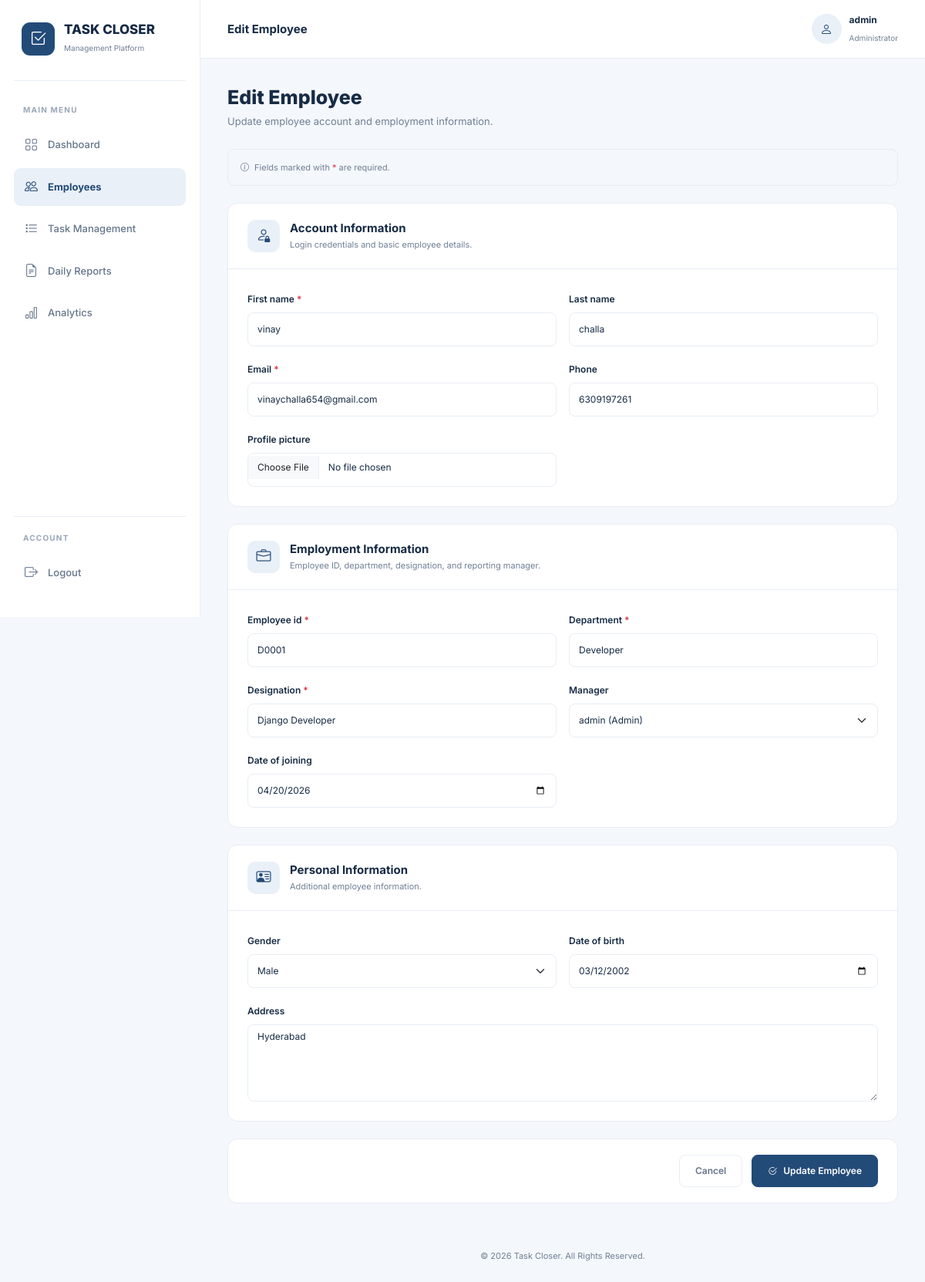
/employees/1/edit/ (signed in), run on the app's committed database.
### accounts/models.py (models this page shows)
class CustomUser(AbstractUser):
    date_joined = None
    class Role(models.TextChoices):
        ADMIN = 'ADMIN', 'Admin'
        EMPLOYEE = 'EMPLOYEE', 'Employee'
    role = models.CharField(
        max_length=20,
        choices=Role.choices,
        default=Role.EMPLOYEE
    )
    email = models.EmailField(
        unique=True,
        verbose_name='Email Address'
    )
    phone = models.CharField(
        max_length=15,
        blank=True,
        null=True
    )
    profile_picture = models.ImageField(
        upload_to='profiles/',
        blank=True,
        null=True
    )
    def __str__(self):
        return f"{self.username} ({self.get_role_display()})"

### employees/models.py (models this page shows, shortened)
class Employee(models.Model):
    class Gender(models.TextChoices):
        MALE = 'MALE', 'Male'
        FEMALE = 'FEMALE', 'Female'
        OTHER = 'OTHER', 'Other'
    class EmploymentStatus(models.TextChoices):
        ACTIVE = 'ACTIVE', 'Active'
        INACTIVE = 'INACTIVE', 'Inactive'
        RESIGNED = 'RESIGNED', 'Resigned'
    user = models.OneToOneField(
        settings.AUTH_USER_MODEL,
        on_delete=models.CASCADE,
        related_name='employee_profile'
    )
    employee_id = models.CharField(
        max_length=20,
        unique=True
    )
    department = models.CharField(
        max_length=100
    )
    designation = models.CharField(
        max_length=100
    )
    manager = models.ForeignKey(
        settings.AUTH_USER_MODEL,
        on_delete=models.SET_NULL,
        null=True,
        blank=True,
        related_name='managed_employees'
    )
    gender = models.CharField(
        max_length=10,
        choices=Gender.choices,
        blank=True
    )
    date_of_birth = models.DateField(
        null=True,
        blank=True
    )
    date_of_joining = models.DateField(
        null=True,
        blank=True
    )
    address = models.TextField(
        blank=True
    )
    employment_status = models.CharField(
        max_length=20,
        choices=EmploymentStatus.choices,
        default=EmploymentStatus.ACTIVE
    )
    created_at = models.DateTimeField(
        auto_now_add=True
    )
    updated_at = models.DateTimeField(
        auto_now=True
    )
    class Meta:
        verbose_name = 'Employee'
        verbose_name_plural = 'Employees'
        ordering = ['employee_id']

### employees/views.py (the view)
    def wrapper(request, *args, **kwargs):
        if not request.user.is_authenticated:
            return redirect('accounts:login')
        if request.user.role != 'ADMIN':
            messages.error(
                request,
                'You do not have permission to access this page.'
            )
            return redirect('dashboard:employee_dashboard')
        return view_func(request, *args, **kwargs)

### employees/views.py (called while the page is built)
def admin_required(view_func):
    def wrapper(request, *args, **kwargs):
        if not request.user.is_authenticated:
            return redirect('accounts:login')
        if request.user.role != 'ADMIN':
            messages.error(
                request,
                'You do not have permission to access this page.'
            )
            return redirect('dashboard:employee_dashboard')
        return view_func(request, *args, **kwargs)
    return login_required(wrapper)

### templates/employees/employee_form.html (shortened to what this page needs)
{% extends "admin/base.html" %}
{% block page_heading %}{{ page_title }}{% endblock %}
{% block employees_active %}active{% endblock %}
{% block content %}
<div class="page-header">
    <h2>{{ page_title }}</h2>
    <p>
        {% if employee %}
            Update employee account and employment information.
        {% else %}
            Create a new employee account and add them to your team.
        {% endif %}
    </p>
</div>
<div class="form-note">
    <i class="bi bi-info-circle me-1"></i>
    Fields marked with <span class="required-mark">*</span> are required.
</div>
<form method="POST"
      enctype="multipart/form-data"
      novalidate>
    <div class="form-card">
        <div class="form-card-header">
            <div class="form-section-icon">
                <i class="bi bi-person-lock"></i>
            </div>
            <div>
                <h5>Account Information</h5>
                <p>Login credentials and basic employee details.</p>
            </div>
        </div>
        <div class="form-card-body">
            <div class="row g-3">
                {% for field in form %}
                    {% if field.name == 'username' or field.name == 'first_name' or field.name == 'last_name' or field.name == 'email' or field.name == 'phone' or field.name == 'profile_picture' or field.name == 'password' or field.name == 'confirm_password' %}
                        <div class="col-12 col-md-6">
                            <label for="{{ field.id_for_label }}"
                                   class="form-label">
                                {{ field.label }}
                                {% if field.field.required %}
                                    <span class="required-mark">*</span>
                                {% endif %}
                            </label>
                            {{ field }}
                        </div>
                    {% endif %}
                {% endfor %}
            </div>
        </div>
    </div>
    <div class="form-card">
        <div class="form-card-header">
            <div class="form-section-icon">
                <i class="bi bi-briefcase"></i>
            </div>
            <div>
                <h5>Employment Information</h5>
                <p>Employee ID, department, designation, and reporting manager.</p>
            </div>
        </div>
        <div class="form-card-body">
            <div class="row g-3">
                {% for field in form %}
                    {% if field.name == 'employee_id' or field.name == 'department' or field.name == 'designation' or field.name == 'manager' or field.name == 'date_of_joining' %}
                        <div class="col-12 col-md-6">
                            <label for="{{ field.id_for_label }}"
                                   class="form-label">
                                {{ field.label }}
                                {% if field.field.required %}
                                    <span class="required-mark">*</span>
                                {% endif %}
                            </label>
                            {{ field }}
                        </div>
                    {% endif %}
                {% endfor %}
            </div>
        </div>
    </div>
    <div class="form-card">
        <div class="form-card-header">
            <div class="form-section-icon">
                <i class="bi bi-person-vcard"></i>
            </div>
            <div>
                <h5>Personal Information</h5>
                <p>Additional employee information.</p>
            </div>
        </div>
        <div class="form-card-body">
            <div class="row g-3">
                {% for field in form %}
                    {% if field.name == 'gender' or field.name == 'date_of_birth' or field.name == 'address' %}
                        <div class="col-12 {% if field.name == 'address' %}col-md-12{% else %}col-md-6{% endif %}">
                            <label for="{{ field.id_for_label }}"
                                   class="form-label">
                                {{ field.label }}
                            </label>
                            {{ field }}
                        </div>
                    {% endif %}
                {% endfor %}
            </div>
        </div>
    </div>
    <div class="form-actions">
        <a href="{% if employee %}{% url 'employees:employee_detail' employee.pk %}{% else %}{% url 'employees:employee_list' %}{% endif %}"
           class="btn-secondary-custom">
            Cancel
        </a>
        <button type="submit" class="btn-primary-custom">
            <i class="bi bi-check2-circle"></i>
            {{ button_text }}
        </button>
    </div>
</form>
{% endblock %}

### templates/admin/base.html (shortened to what this page needs)
{% load static %}
<!DOCTYPE html>
<html lang="en">
<head>
    <link href="https://cdn.jsdelivr.net/npm/bootstrap@5.3.7/dist/css/bootstrap.min.css"
          rel="stylesheet">
    <link href="https://cdn.jsdelivr.net/npm/bootstrap-icons@1.13.1/font/bootstrap-icons.min.css"
          rel="stylesheet">
</head>
<body>
<aside class="sidebar" id="sidebar">
    <div class="brand">
        <div class="brand-icon">
            <i class="bi bi-check2-square"></i>
        </div>
        <div>
            <h5>TASK CLOSER</h5>
            <small>Management Platform</small>
        </div>
    </div>
    <div class="nav-section">
        <div class="nav-label">Main Menu</div>
        <a href="{% url 'dashboard:admin_dashboard' %}"
           class="nav-link-custom {% block dashboard_active %}{% endblock %}">
            <i class="bi bi-grid"></i>
            Dashboard
        </a>
        <a href="{% url 'employees:employee_list' %}"
           class="nav-link-custom {% block employees_active %}{% endblock %}">
            <i class="bi bi-people"></i>
            Employees
        </a>
        <a href="{% url 'tasks:task_list' %}"
           class="nav-link-custom {% block tasks_active %}{% endblock %}">
            <i class="bi bi-list-task"></i>
            Task Management
        </a>
        <a href="{% url 'daily_reports:admin_daily_reports' %}"
           class="nav-link-custom {% block reports_active %}{% endblock %}">
            <i class="bi bi-file-earmark-text"></i>
            Daily Reports
        </a>
        <a href="{% url 'dashboard:admin_analytics' %}"
           class="nav-link-custom {% block analytics_active %}{% endblock %}">
            <i class="bi bi-bar-chart"></i>
            Analytics
        </a>
    </div>
    <div class="sidebar-bottom">
        <div class="nav-label">Account</div>
        <form method="POST" action="{% url 'accounts:logout' %}">
            <button type="submit"
                    class="nav-link-custom w-100 border-0 bg-transparent text-start">
                <i class="bi bi-box-arrow-right"></i>
                Logout
            </button>
        </form>
    </div>
</aside>
<main class="main-content">
    <header class="topbar">
        <div class="d-flex align-items-center gap-3">
            <h6>{% block page_heading %}Admin Dashboard{% endblock %}</h6>
        </div>
        <div class="topbar-right">
            <div class="admin-profile">
                <div class="profile-avatar">
                    <i class="bi bi-person"></i>
                </div>
                <div class="profile-info">
                    <strong>
                        {{ request.user.get_full_name|default:request.user.username }}
                    </strong>
                    <small>Administrator</small>
                </div>
            </div>
        </div>
    </header>
    <section class="dashboard-content">
        {% block content %}
        {% endblock %}
    </section>
    <footer class="dashboard-footer">
        &copy; {% now "Y" %} Task Closer. All Rights Reserved.
    </footer>
</main>
</body>
</html>

### templates/employees/employee_form.html (style rules this page uses)
.page-header { margin-bottom: 25px; }
.page-header h2 { font-size: 25px; font-weight: 800; margin-bottom: 7px; }
.page-header p { color: var(--text-muted); font-size: 13px; margin: 0; }
.form-card { background: #fff; border: 1px solid var(--border); border-radius: 13px; overflow: hidden; margin-bottom: 22px; }
.form-card-header { padding: 21px 25px; border-bottom: 1px solid var(--border); display: flex; align-items: center; gap: 13px; }
.form-section-icon { width: 42px; height: 42px; border-radius: 10px; background: #eaf0f8; color: var(--primary); display: flex; align-items: center; justify-content: center; font-size: 19px; }
.form-card-header h5 { font-size: 15px; font-weight: 700; margin: 0 0 4px; }
.form-card-header p { color: var(--text-muted); font-size: 11px; margin: 0; }
.form-card-body { padding: 25px; }
.form-label { font-size: 12px; font-weight: 600; color: var(--text-dark); margin-bottom: 8px; }
.required-mark { color: #dc3545; }
.form-control, .form-select { min-height: 44px; border: 1px solid var(--border); border-radius: 8px; font-size: 12px; color: var(--text-dark); box-shadow: none !important; }
textarea.form-control { min-height: 100px; resize: vertical; }
input[type="file"].form-control { padding: 9px 12px; }
.form-actions { display: flex; justify-content: flex-end; align-items: center; gap: 12px; flex-wrap: wrap; padding: 20px 25px; background: #fff; border: 1px solid var(--border); border-radius: 13px; }
.btn-primary-custom { background: var(--primary); color: #fff; padding: 11px 20px; border-radius: 8px; font-size: 12px; font-weight: 600; border: 1px solid var(--primary); text-decoration: none; display: inline-flex; align-items: center; justify-content: center; gap: 8px; transition: 0.2s ease; }
.btn-secondary-custom { background: #fff; color: #64748b; padding: 11px 20px; border-radius: 8px; font-size: 12px; font-weight: 600; border: 1px solid var(--border); text-decoration: none; }
.form-note { background: #f4f7fb; border: 1px solid var(--border); border-radius: 9px; padding: 14px 16px; color: var(--text-muted); font-size: 11px; line-height: 1.7; margin-bottom: 22px; }

### data on the page
CustomUser: user.get_full_name "admin"
CustomUser: form "vinay" "challa" "vinaychalla654@gmail.com" "6309197261"
Employee: form "D0001" "Developer" "Django Developer" "admin (Admin)" "04/20/2026", form "Male" "03/12/2002" "Hyderabad"

### other printed values
{{ page_title }} "Edit Employee"
{{ field.label }} "First name" "Last name" "Email" "Phone" "Profile picture"
{{ field.label }} "Employee id" "Department" "Designation" "Manager" "Date of joining"
{{ field.label }} "Gender" "Date of birth" "Address"
{{ button_text }} "Update Employee"
